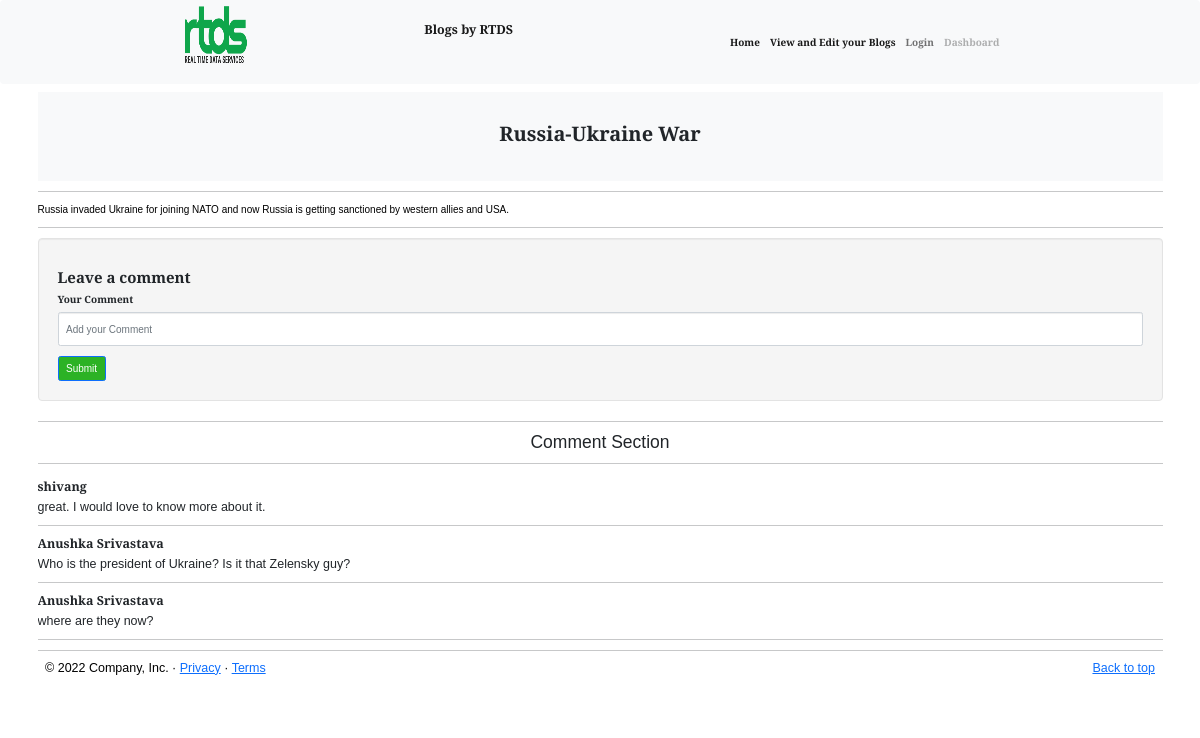
Screenshot of /comments.php?id=6 (signed in) with the database file from the repository.
### tables this page shows
CREATE TABLE IF NOT EXISTS `blogs` (
  `id` int(11) NOT NULL AUTO_INCREMENT,
  `user_id` int(11) NOT NULL,
  `blog_title` varchar(255) NOT NULL,
  `blog_content` text NOT NULL,
  PRIMARY KEY (`id`),
  KEY `fk_users` (`user_id`) USING BTREE
);

CREATE TABLE IF NOT EXISTS `comments` (
  `id` int(11) NOT NULL AUTO_INCREMENT,
  `user_id` int(11) NOT NULL,
  `blog_id` int(11) NOT NULL,
  `comment_content` text NOT NULL,
  `comment_date` date NOT NULL,
  PRIMARY KEY (`id`),
  KEY `fk_user` (`user_id`),
  KEY `fk_blog` (`blog_id`)
);

CREATE TABLE IF NOT EXISTS `users` (
  `id` int(11) NOT NULL AUTO_INCREMENT,
  `name` varchar(255) NOT NULL,
  `email` varchar(255) NOT NULL,
  `phone` varchar(255) NOT NULL,
  `password` varchar(255) NOT NULL,
  `status` tinyint(1) NOT NULL,
  PRIMARY KEY (`id`),
  UNIQUE KEY `phone` (`phone`),
  UNIQUE KEY `email` (`email`)
);

### comments.php (the view, shortened to what this page needs)
<?php
require('db.php');
if (isset($_SESSION['USER_LOGIN']) && $_SESSION['USER_LOGIN'] != '') {
    if (isset($_GET["id"])) {
        $data = $_GET['id'];
        $blog_query = "select * from blogs where id= '$data' ";
        $result = mysqli_fetch_assoc(mysqli_query($con, $blog_query));
        $sql = "select * from comments where blog_id = '$data'";
        $res = mysqli_query($con, $sql);
    } else {
        header('location:blog.php');
    }
} else {
    header('location:login.php');
}
?>
<!DOCTYPE HTML>
<html>
<head>
    <link rel="stylesheet" href="">
    <link rel="stylesheet" href="https://maxcdn.bootstrapcdn.com/bootstrap/3.4.1/css/bootstrap.min.css">
    <link href="https://cdn.jsdelivr.net/npm/bootstrap@5.1.3/dist/css/bootstrap.min.css" rel="stylesheet">
   <link rel="stylesheet" href="carousel.css">
  </head>
  <body>
  <nav class="navbar navbar-expand-md navbar-light fixed-top bg-light mb-5">
    <div class="container-fluid">
    <img class="mb-4 px-2" src="assets/img/rtdslogo.png" alt="" width="72" height="57">
      <a class="navbar-brand" href="#"><strong>Blogs by RTDS<strong></a>
      <div class="collapse navbar-collapse" id="navbarCollapse">
        <ul class="navbar-nav me-auto mb-2 mb-md-0">
          <li class="nav-item">
            <a class="nav-link active" aria-current="page" href="blog.php">Home</a>
          </li>
          <li class="nav-item">
            <a class="nav-link active" aria-current="page" href="myblogs.php">View and Edit your Blogs</a>
          </li>
          <li class="nav-item">
            <a class="nav-link" href="login.php">Login</a>
          </li>
          <li class="nav-item">
            <a class="nav-link disabled">Dashboard</a>
          </li>
        </ul>
      </div>
    </div>
  </nav>
<main>
<body>
    <form method="POST" action="">
    <div class="container mt-5">
            <div  class="bg-light p-5 rounded-lg text-dark border-dark text-center">
            <h2>
                <b> <?php echo $result['blog_title'] ?><br> </b>
            </h2>
            </div>
            <hr>
            <p>
                <?php echo $result['blog_content'] ?><br>
            </p>
            <hr>
            <div class="well">
            <h4 class="mt-3"><b>Leave a comment</b></h4>
            <form action="#" method="post" role="form">
            <div class="form-group mb-3">
            <label for="comment_content">Your Comment</label>
            <input type="text" name="comment_content" placeholder="Add your Comment"
                class="form-control" required>
                </div>
            <button type="submit" name="save"
            class="btn btn-primary">Submit</button>
    </form>
</div>
        <hr>
            <h3 class="text-center">Comment Section</h3>
            <hr>
            <div class="media mb-3">
                <?php
                while ($rows = mysqli_fetch_assoc($res)) {
                ?>
              <div class="media-body mb-3">
                        <?php
                            $id = $rows['user_id'];
                            $name_query = "select name from users where id = '$id'";
                            $name = mysqli_fetch_assoc(mysqli_query($con, $name_query));
                            echo "<h5 class='media-heading'><b>" . $name['name'] . "</b><h5>";
                            ?>
                   <span>
                            <?php echo $rows['comment_content']; ?></span>
                  <hr>
                <?php } ?>
    </form>
    <hr class="featurette-divider">
  <footer class="container">
    <p class="float-end"><a href="#">Back to top</a></p>
    <p>&copy; 2022 Company, Inc. &middot; <a href="#">Privacy</a> &middot; <a href="#">Terms</a></p>
  </footer>
</main>
</body>
</html>

### comments.php (style rules this page uses)
.navbar { font-family: 'Roboto', sans-serif; font-family: 'Roboto Serif', sans-serif; }
.btn { background-color: #2CB225; }
p { color: black; font-weight: 100; }
.mt-5 { margin-top: 6rem!important; }
form { font-family: 'Roboto', sans-serif; font-family: 'Roboto Serif', sans-serif; }

### rows the page displays
blogs: blog_title "Russia-Ukraine War", blog_content "Russia invaded Ukraine for joining NATO and now Russia is getting sanctioned by western allies and USA."
comments: user.name "shivang", comment_content "great. I would love to know more about it."
comments: user.name "Anushka Srivastava", comment_content "Who is the president of Ukraine? Is it that Zelensky guy?"
comments: user.name "Anushka Srivastava", comment_content "where are they now?"
